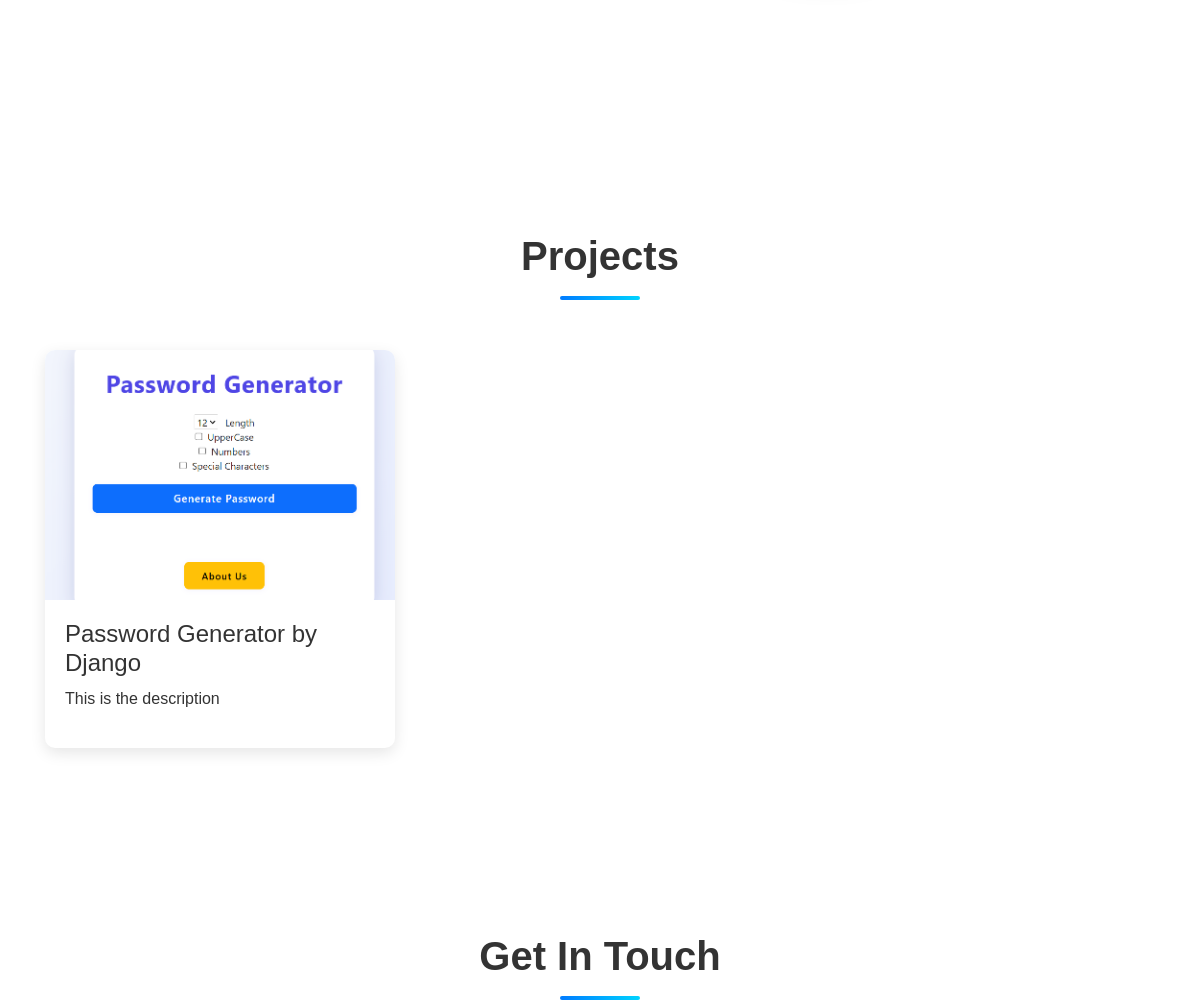
The app's page / (middle part), older data.
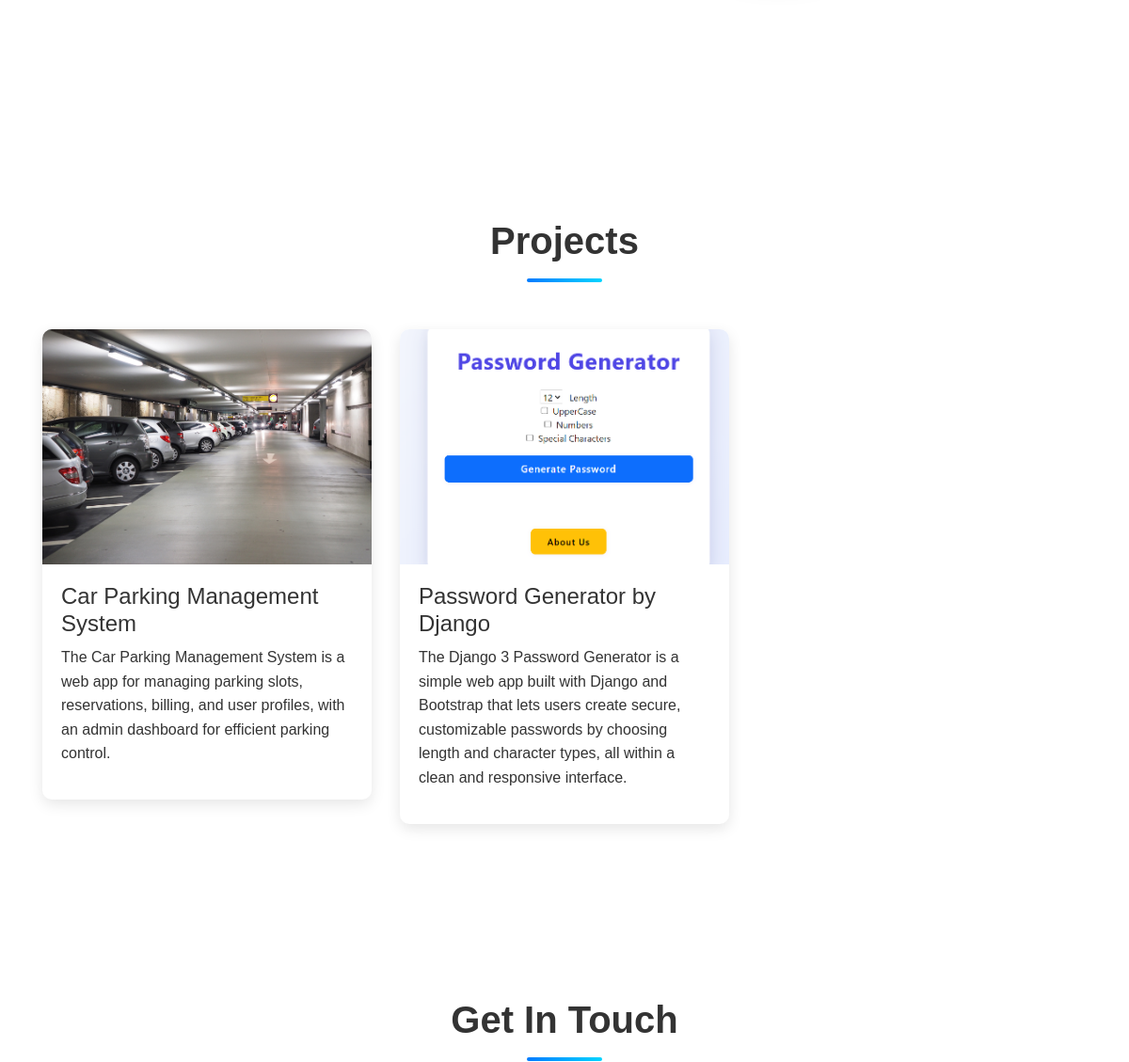
The same page, newer data.
### portfolio/models.py (models this page shows, shortened)
class Project(models.Model):
    title = models.CharField(max_length=100)
    description = models.CharField(max_length=250)
    image = models.ImageField(upload_to='portfolio/images/')
    url = models.URLField(blank=True)
    order = models.IntegerField(default=0, help_text="Lower number appears first")
    class Meta:
        ordering = ['order', '-id']

### portfolio/views.py (the view, shortened to what this page needs)
# urls.py: path('', views.home, name='home'),
def home(request):
    try:
        personal_info = PersonalInfo.objects.first()
    except PersonalInfo.DoesNotExist:
        personal_info = None
    context = {
        'personal_info': personal_info,
        'projects': Project.objects.all(),
        'skills': Skill.objects.all(),
        'programming_languages': ProgrammingLanguage.objects.all(),
        'experiences': Experience.objects.all(),
        'educations': Education.objects.all(),
        'certifications': Certification.objects.all(),
    }
    return render(request, 'portfolio/home.html', context)

### portfolio/templates/portfolio/home.html (shortened to what this page needs)
{% extends "portfolio/base.html" %}
{% load static %}
{% block content %}
<section class="hero-section">
</section>
{% if projects %}
<section class="section-padding" id="projects">
    <h2 class="section-title">Projects</h2>
    <div class="row">
        {% for project in projects %}
        <div class="col-lg-4 col-md-6 mb-4">
            <div class="project-card">
                <div class="project-image">
                    <img src="{{ project.image.url }}" alt="{{ project.title }}" class="img-fluid">
                </div>
                <div class="project-content">
                    <h4>{{ project.title }}</h4>
                    <p>{{ project.description }}</p>
                </div>
            </div>
        </div>
        {% endfor %}
    </div>
</section>
{% endif %}
<section class="section-padding" id="contact">
    <h2 class="section-title">Get In Touch</h2>
</section>
{% endblock %}

Row changes from the older to the newer data that the page shows:
added Project: image (picture), title "Car Parking Management System", description "The Car Parking Management System is a web app for managing parking slots, reservations, billing, and user profiles, with an admin dashboard for efficient parking control."
changed Project "Password Generator by Django": description "This is the description" → "The Django 3 Password Generator is a simple web app built with Django and Bootstrap that lets users create secure, customizable passwords by choosing length and character types, all within a clean and responsive interface."
